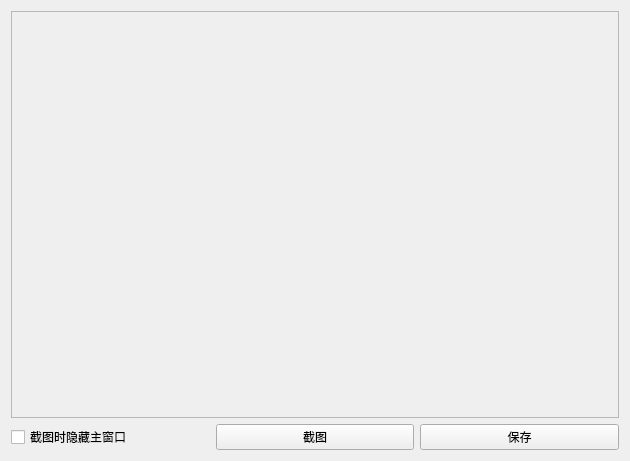
<?xml version="1.0" encoding="UTF-8"?>
<ui version="4.0">
 <class>MainWindow</class>
 <widget class="QMainWindow" name="MainWindow">
  <property name="geometry">
   <rect>
    <x>0</x>
    <y>0</y>
    <width>630</width>
    <height>461</height>
   </rect>
  </property>
  <property name="windowTitle">
   <string>MainWindow</string>
  </property>
  <widget class="QWidget" name="centralWidget">
   <layout class="QVBoxLayout" name="verticalLayout">
    <item>
     <widget class="QScrollArea" name="scrollArea">
      <property name="widgetResizable">
       <bool>true</bool>
      </property>
      <widget class="QWidget" name="scrollAreaWidgetContents">
       <property name="geometry">
        <rect>
         <x>0</x>
         <y>0</y>
         <width>610</width>
         <height>410</height>
        </rect>
       </property>
       <layout class="QGridLayout" name="gridLayout">
        <item row="0" column="0">
         <widget class="QLabel" name="label_pic">
          <property name="text">
           <string/>
          </property>
         </widget>
        </item>
       </layout>
      </widget>
     </widget>
    </item>
    <item>
     <layout class="QHBoxLayout" name="horizontalLayout">
      <item>
       <widget class="QCheckBox" name="checkBox">
        <property name="text">
         <string>截图时隐藏主窗口</string>
        </property>
       </widget>
      </item>
      <item>
       <widget class="QPushButton" name="pushButton_shot">
        <property name="text">
         <string>截图</string>
        </property>
       </widget>
      </item>
      <item>
       <widget class="QPushButton" name="pushButton_sava">
        <property name="text">
         <string>保存</string>
        </property>
       </widget>
      </item>
     </layout>
    </item>
   </layout>
  </widget>
 </widget>
 <layoutdefault spacing="6" margin="11"/>
 <resources/>
 <connections/>
</ui>
